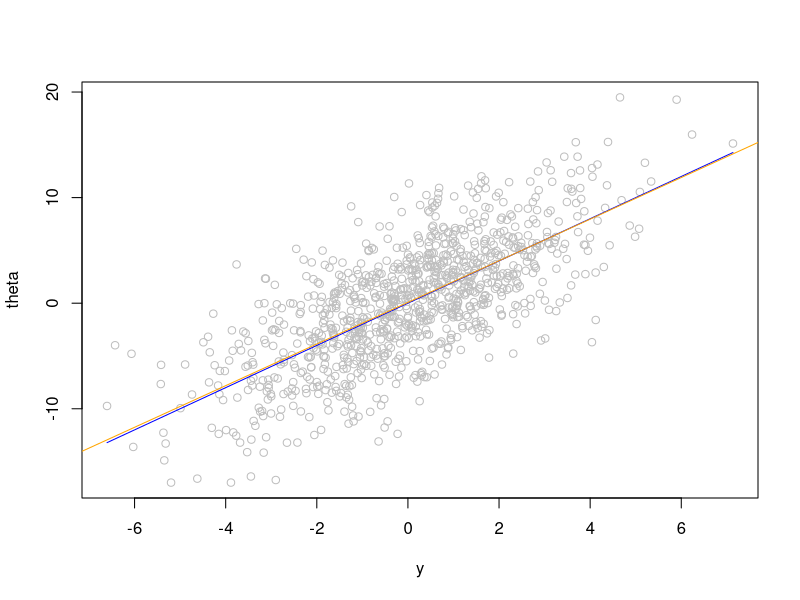
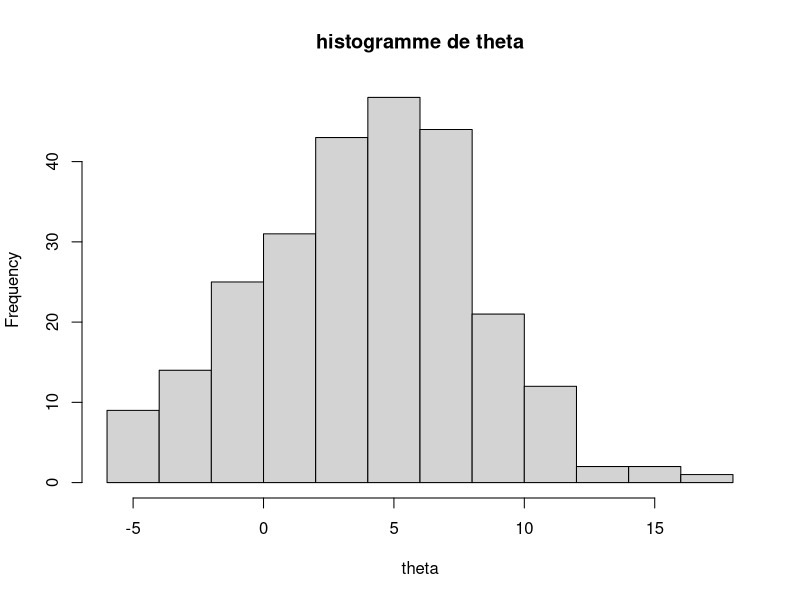

Write R code to recreate these figures, in order.
## ---- chunk 1
  
taille <- 1000

#On tire les thetas 
theta <- rnorm(taille, 0, 32) #je ne sais pas si il veut la variance ou l'ecart-type

#on tire les y sachant theta

y <- rnorm(taille, theta/4, 2)

## ---- chunk 2
  
taille <- 1000

#On tire les thetas 
theta <- rnorm(taille, 0, sqrt(32)) #je ne sais pas si il veut la variance ou l'ecart-type

#on tire les y sachant theta

y <- rnorm(taille, theta/4, sqrt(2))

#on trace les points
plot(y, theta, col="grey")

#on trace la droite de l'espérance

curve(2*x, add=TRUE, col="blue")

#on trace la droite de la régression linéaire

abline(lm(theta ~ y), col="orange")
## ---- chunk 3
  
taille <- 100000

#On tire les thetas 
theta <- rnorm(taille, 0, sqrt(32)) #je ne sais pas si il veut la variance ou l'ecart-type

#on tire les y sachant theta

y <- rnorm(taille, theta/4, sqrt(2))
ytheta <- data.frame(theta, y)
ytheta = ytheta[ytheta[,2] < 2.01 & ytheta[,2] > 1.99,]

## ---- chunk 4
hist(ytheta[,1], main = 'histogramme de theta', xlab = 'theta')
